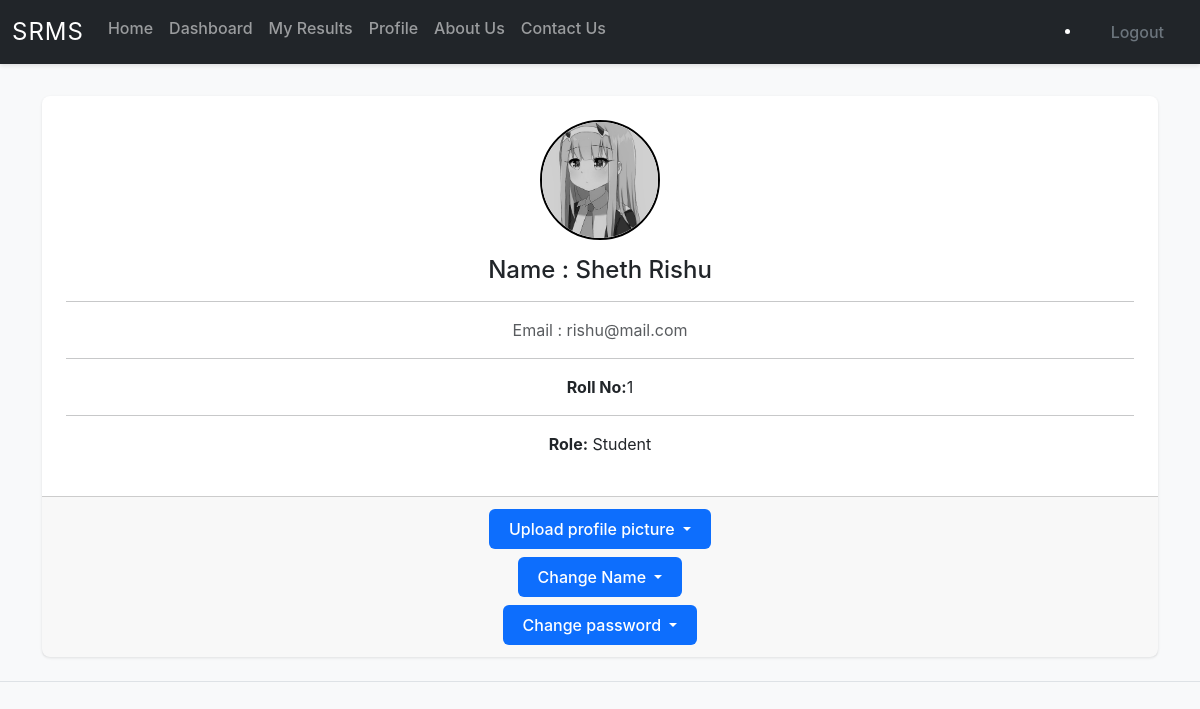
/studentProfile (signed in), run on the app's committed database.
### models.py (models this page shows)
class BaseClass(Model):
    class Meta:
        database = db

class User(BaseClass):
    name = CharField()
    email = CharField(unique = True)
    roll_no = CharField(unique = True)
    profile_pic = CharField(default="")
    password = CharField()
    role = CharField(default="student")

### main.py (the view, shortened to what this page needs)
@app.route('/studentProfile', methods=['GET', 'POST'])
@login_required
@student_access
def student_profile():
    user = User.get_by_id(session['user_id'])
    student = User.get_or_none(User.id == user.id)
    return render_template('student/studentProfile.html', student=user)

### main.py (called while the page is built)
def login_required(func):
    @wraps(func)
    def wrapper(*args, **kwargs):
        if "user_id" not in session:
            flash('Login Required', 'danger')
            return redirect(url_for("login"))
        return func(*args, **kwargs)
    return wrapper

def student_access(func):
    @wraps(func)
    def wrapper(*args, **kwargs):
        if session['role'] != 'student':
            return redirect(url_for("admin"))
        return func(*args, **kwargs)
    return wrapper

### templates/student/studentProfile.html (shortened to what this page needs)
{% extends "base.html" %}  {% block content %}
<div class="container">
  <div class="card mb-4 shadow-sm">
    <div class="card-body text-center">
      {% if student.profile_pic %}
      <img
        src="{{ url_for('static', filename='profile_pic/' + student.profile_pic ) }}"
        alt="Profile Picture"
        class="rounded-circle mb-3"
        width="120"
        height="120"
        style="object-fit: cover; border: 2px solid rgb(0, 0, 0)"
      />
      {% endif %}
      <h4 class="card-title">Name : {{ student.name }}</h4>
      <hr />
      <p class="card-text text-muted">Email : {{ student.email }}</p>
      <hr />
      <p><strong>Roll No:</strong>{{ student.roll_no }}</p>
      <hr />
      <p><strong>Role:</strong> {{ student.role | capitalize }}</p>
    </div>
    <div class="card-footer text-center">
      <div class="dropdown">
        <button
          type="button"
          class="btn btn-primary dropdown-toggle m-1"
          data-bs-toggle="dropdown"
          aria-expanded="false"
          data-bs-auto-close="outside"
        >
          Upload profile picture
        </button>
      </div>
      <div class="dropdown">
        <button
          type="button"
          class="btn btn-primary dropdown-toggle m-1"
          data-bs-toggle="dropdown"
          aria-expanded="false"
          data-bs-auto-close="outside"
        >
          Change Name
        </button>
      </div>
      <div class="dropdown">
        <button
          type="button"
          class="btn btn-primary dropdown-toggle m-1"
          data-bs-toggle="dropdown"
          aria-expanded="false"
          data-bs-auto-close="outside"
        >
          Change password
        </button>
      </div>
    </div>
  </div>
</div>
{% endblock content %}

### static/style/style.css (style rules this page uses)
:root { --primary-color: #0d6efd; --secondary-color: #6c757d; --success-color: #198754; --danger-color: #dc3545; --warning-color: #ffc107; --info-color: #0dcaf0; }
* { scroll-behavior: smooth; }
body { font-family: -apple-system, BlinkMacSystemFont, 'Segoe UI', Roboto, 'Helvetica Neue', Arial, sans-serif; background-color: #f8f9fa; overflow-x: hidden; }
.card { border: none; box-shadow: 0 1px 3px rgba(0,0,0,0.1); transition: all 0.3s ease; border-radius: 0.5rem; }
.card-body { padding: 1.5rem; }
.btn { font-weight: 500; padding: 0.5rem 1.25rem; border-radius: 0.375rem; transition: all 0.3s ease; border: none; }
.btn-primary, .btn-success, .btn-warning, .btn-danger, .btn-info { color: #fff; }
.shadow-sm { box-shadow: 0 1px 3px rgba(0,0,0,0.1) !important; }

### data on the page
User: profile_pic (picture), name "Sheth Rishu", email "rishu@mail.com", roll_no "1", role "Student"
